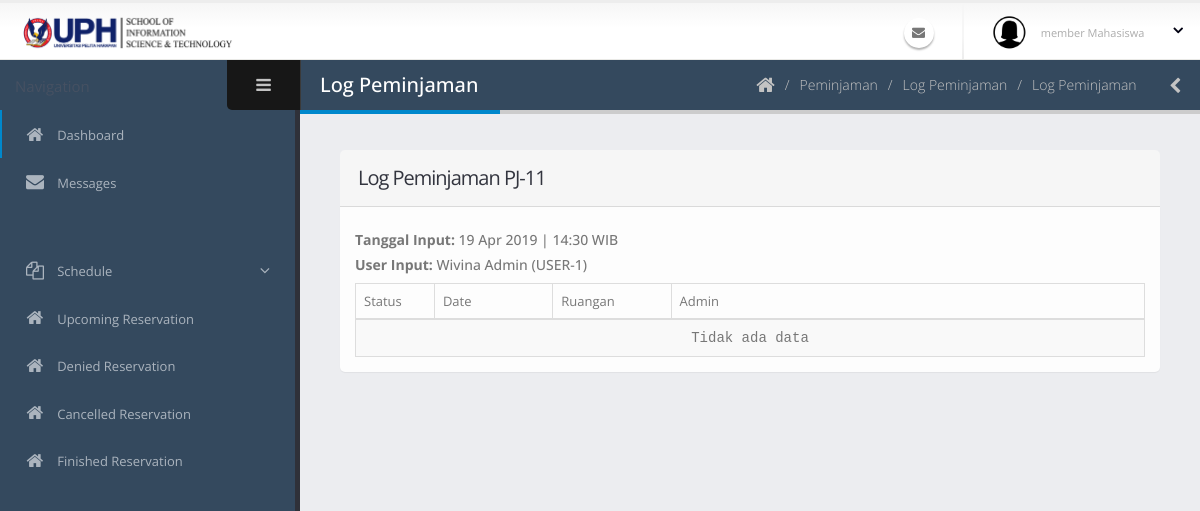
Page /admin/lihatLog.php?id=PJ-11 on the earlier database version.
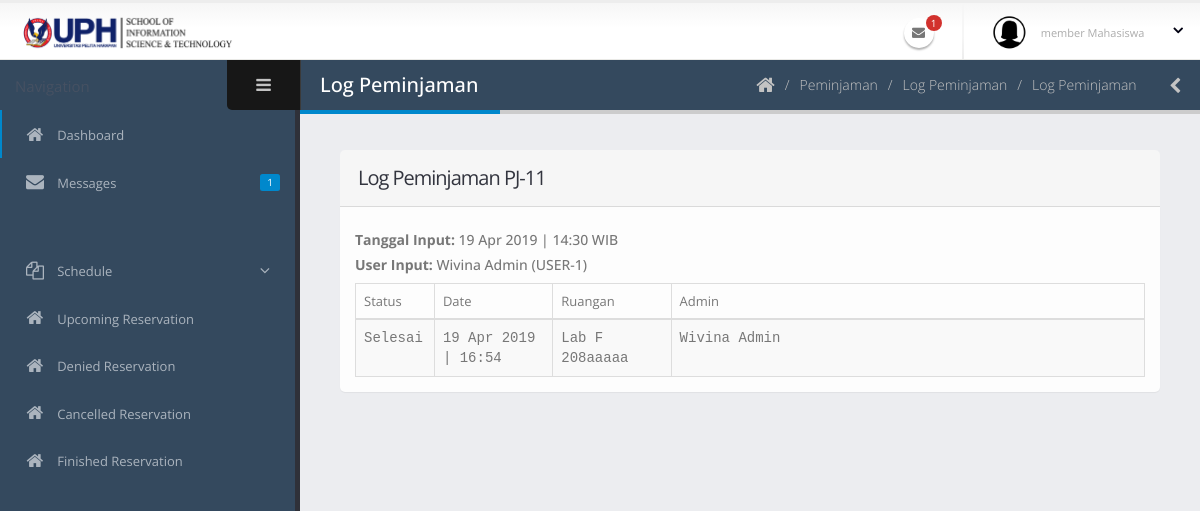
Same page on the later database version.
### tables this page shows
CREATE TABLE `log_peminjaman` (
  `id_logPeminjaman` int(11) NOT NULL,
  `id_peminjaman` varchar(40) NOT NULL COMMENT 'PJ-0',
  `tanggal_peminjaman` date NOT NULL,
  `id_ruangan` varchar(40) NOT NULL,
  `waktu_mulai` time NOT NULL,
  `waktu_selesai` time NOT NULL,
  `id_pengguna` varchar(40) NOT NULL,
  `acara` varchar(70) NOT NULL,
  `jumlah_peserta` int(11) NOT NULL,
  `id_kategoriAcara` int(11) NOT NULL,
  `deskripsi_acara` text NOT NULL,
  `status_peminjaman` int(11) NOT NULL COMMENT '0:TUNGGU APPROVE, 1:APPROVED, 2:SEDANG DIPINJAM, 3:SELESAI, 4:TIDAK APPROVE 5:DIBATALKAN 6:TIMEOUT',
  `user_edit` varchar(40) NOT NULL,
  `waktu_edit` datetime NOT NULL
);

CREATE TABLE `ruangan` (
  `id_ruangan` varchar(40) NOT NULL COMMENT 'R-0',
  `nama_ruangan` varchar(60) NOT NULL,
  `jenis_ruangan` int(11) NOT NULL COMMENT '1:LABORATORY, 2: MEETING ROOM',
  `gedung_lantai` varchar(20) NOT NULL,
  `kapasitas` int(11) NOT NULL,
  `deskripsi` text NOT NULL,
  `user_add` varchar(40) NOT NULL,
  `waktu_add` datetime NOT NULL,
  `user_edit` varchar(40) NOT NULL,
  `waktu_edit` datetime NOT NULL,
  `user_delete` varchar(40) NOT NULL,
  `waktu_delete` datetime NOT NULL,
  `status_delete` int(11) NOT NULL
);

CREATE TABLE `pengguna` (
  `id_pengguna` varchar(40) NOT NULL COMMENT 'USER-0',
  `email` varchar(50) NOT NULL,
  `kata_sandi` text NOT NULL,
  `nama_lengkap` varchar(60) NOT NULL,
  `jenis_kelamin` char(1) NOT NULL,
  `tanggal_lahir` date NOT NULL,
  `alamat` text NOT NULL,
  `no_hp` varchar(20) NOT NULL,
  `tanggal_masuk` date NOT NULL,
  `status_pengguna` int(11) NOT NULL COMMENT '1: SUPER ADMIN, 2: ADMIN, 3: MEMBER DOSEN, 4:MEMBER MAHASISWA',
  `status_daftar` int(11) NOT NULL COMMENT '0 =TIDAK AKTIF, 1=MENUNGGU APPROVE, 2=AKTIF',
  `user_add` varchar(40) NOT NULL,
  `waktu_add` datetime NOT NULL,
  `user_edit` varchar(40) NOT NULL,
  `waktu_edit` datetime NOT NULL,
  `user_delete` varchar(40) NOT NULL,
  `waktu_delete` datetime NOT NULL,
  `status_delete` int(11) NOT NULL
);

### session.php (called while the page is built, shortened)
<?php
$email = $_SESSION['email'];
$password =$_SESSION['password'];
$id = $_SESSION['id'];
?>

### admin/lihatLog.php (the view, shortened to what the changed rows need)
<?php include('../session.php')?>
<?php include('../koneksi.php'); ?>
<?php include('req/head.php');?>
<?php include('req/header.php');?>
<?php include('req/leftbar.php');?>
	<section role="main" class="content-body">
		<header class="page-header">
			<h2>Log Peminjaman</h2>
		</header>
<section class="panel">
    <header class="panel-heading">
    <?php $idpem = $_GET['id']?>
        <h2 class="panel-title">Log Peminjaman <?php echo $_GET['id'] ?></h2>
    </header>
    <div class="panel-body">
    <?php
    $add = mysqli_query($koneksi, "SELECT peminjaman.waktu_add, pengguna.nama_lengkap, pengguna.id_pengguna FROM peminjaman join pengguna on pengguna.id_pengguna=peminjaman.user_add WHERE id_peminjaman='$idpem'");
    $riw = mysqli_fetch_array($add);
    ?>
    <h5><b>User Input:</b> <?php echo $riw['nama_lengkap'] . " (" .$riw['id_pengguna'] . ")" ?></h4>
        <div class="table-responsive">
        <table class="table table-striped table-no-more table-bordered  mb-none">
									<thead>
										<tr>
											<th style="width: 10%"><span class="text-normal text-sm">Status</span></th>
											<th style="width: 15%"><span class="text-normal text-sm">Date</span></th>
                                            <th style="width: 15%"><span class="text-normal text-sm">Ruangan</span></th>
											<th><span class="text-normal text-sm">Admin</span></th>
										</tr>
									</thead>
									<tbody class="log-viewer">
                                    <?php
                                    $query = mysqli_query($koneksi, "SELECT status_peminjaman, log_peminjaman.waktu_edit, ruangan.nama_ruangan, pengguna.nama_lengkap FROM log_peminjaman join pengguna join ruangan on ruangan.id_ruangan = log_peminjaman.id_ruangan AND pengguna.id_pengguna = log_peminjaman.user_edit WHERE id_peminjaman='$idpem' order by log_peminjaman.waktu_edit asc");
                                    if(mysqli_num_rows($query)==0){ ?>
                                        <tr>
                                            <td colspan="4" style="text-align:center">Tidak ada data</td>
                                        </tr>
                                    <?php
                                    }
                                    while($data=mysqli_fetch_array($query)){
                                    ?>
										<tr>
											<td>
                                                <?php
                                                if($data['status_peminjaman']==0){
                                                    $status = "Pending";
                                                }else if($data['status_peminjaman']==1){
                                                    $status = "Diterima";
                                                }else if($data['status_peminjaman']==3){
                                                    $status = "Selesai";
                                                }else if($data['status_peminjaman']==4){
                                                    $status = "Tidak Approve";
                                                }else if($data['status_peminjaman']==5){
                                                    $status = "Dibatalkan";
                                                }else{
                                                    $status = "Time Out";
                                                }
                                                echo $status;
                                                ?>
											</td>
											<td>
                                                <?php
                                                echo date("d M Y | H:i",strtotime($data['waktu_edit'])) ?>
											</td>
                                            <td>
                                                <?php
                                                 echo $data['nama_ruangan'];
                                                ?>
											</td>
											<td>
                                                <?php
                                                 echo $data['nama_lengkap'];
                                                ?>
											</td>
										</tr>
                                    <?php } ?>
									</tbody>
								</table>
        </div>
    </div>
</section>
<?php include('req/endtitle.php');?>
<?php include('req/script.php');?>

### admin/req/header.php (shortened to what the changed rows need)
<section class="body">
	<header class="header">
		<div class="header-right">
			<ul class="notifications">
				<li>
					<a href="#" class="dropdown-toggle notification-icon" data-toggle="dropdown">
						<i class="fa fa-envelope"></i>
						<?php
						$ceknotifmail = mysqli_query($koneksi, "SELECT count(pesan_detail.id_pesanDetail) FROM pesan_detail WHERE pesan_detail.id_penggunaKe ='$id' AND status_pesan='0'");
						$datamail = mysqli_fetch_array($ceknotifmail);
						$jumlah = $datamail['count(pesan_detail.id_pesanDetail)'];
						if($jumlah!=0){
							?>
						<span class="badge"><?php echo
					$jumlah?></span>
						<?php } ?>
					</a>
				</li>
			</ul>
		</div>
	</header>

### admin/req/leftbar.php (shortened to what the changed rows need)
<div class="inner-wrapper">
	<aside id="sidebar-left" class="sidebar-left">
		<div class="nano">
			<div class="nano-content">
				<nav id="menu" class="nav-main" role="navigation">
					<?php
					$query = "SELECT * FROM pengguna WHERE status_delete ='0' AND email='$email' AND kata_sandi='$password'";
					$eksekusi = mysqli_query($koneksi, $query);
					$data = mysqli_fetch_array($eksekusi);
					if($data['status_pengguna']==1){
					?>
					<ul class="nav nav-main">
						<li class="nav-active">
							<a href="index.php">
								<i class="fa fa-home" aria-hidden="true"></i>
								<span>Dashboard</span>
							</a>
						</li>
                        <script type="text/javascript" src="//w.24timezones.com/l.js" async></script>
						<li>
						<a href="pesan.php">
							<?php
							$ceknotifmail = mysqli_query($koneksi, "SELECT count(pesan_detail.id_pesanDetail) FROM pesan_detail WHERE pesan_detail.id_penggunaKe ='$id' AND status_pesan='0'");
							$datamail = mysqli_fetch_array($ceknotifmail);
							$jumlah = $datamail['count(pesan_detail.id_pesanDetail)'];
							if($jumlah!=0){
?>
							<span class="pull-right label label-primary"><?php echo
							$jumlah?></span>
							<?php } ?>
							<i class="fa fa-envelope" aria-hidden="true"></i>
							<span>Messages</span>
						</a>
						</li>
						<li class="nav-parent">
							<a>
								<i class="fa fa-copy" aria-hidden="true"></i>
								<span>Master Data</span>
							</a>
							<ul class="nav nav-children">
								<li>
									<a href="pengguna.php">
										 Users
									</a>
								</li>
								<li>
									<a href="mahasiswa.php">
										 Students
									</a>
								</li>
								<li>
									<a href="">
										 Major &amp; Faculty
									</a>
								</li>
								<li>
									<a href="ruangan.php">
										 Rooms
									</a>
								</li>
								<li>
									<a href="barang.php">
										 Items
									</a>
								</li>
								<li>
									<a href="">
										 Event Category
									</a>
								</li>
							</ul>
						</li>
						<li>
							<a href="memberPending.php">
								<i class="fa fa-home" aria-hidden="true"></i>
								<span>New Member Pending</span>
								<?php
								$ceknotifmail = mysqli_query($koneksi, "SELECT count(pengguna.id_pengguna) FROM pengguna WHERE status_daftar= '1'");
								$datamail = mysqli_fetch_array($ceknotifmail);
								$jumlah = $datamail['count(pengguna.id_pengguna)'];
								if($jumlah!=0){
									?>
									   &nbsp;&nbsp;&nbsp;<span class="badge"><?php echo $jumlah?></span>
									<?php } ?>
							</a>
						</li>
						<hr class="separator" />
						<li class="nav-parent">
							<a>
								<i class="fa fa-copy" aria-hidden="true"></i>
								<span>Schedule</span>
							</a>
							<ul class="nav nav-children">
								<li>
									<a href="jadwalLab.php">
										 Laboratory
									</a>
								</li>
								<li>
									<a href="jadwalMeeting.php">
										 Meeting Room
									</a>
								</li>
							</ul>
						</li>
						<li class="nav-parent">
							<a>
								<i class="fa fa-copy" aria-hidden="true"> </i>
								<span>Pending Reservation </span>
								<?php
								$ceknotifmail = mysqli_query($koneksi, "SELECT count(peminjaman.id_peminjaman) FROM peminjaman WHERE peminjaman.status_peminjaman ='0' or peminjaman.status_peminjaman='5'");
								$datamail = mysqli_fetch_array($ceknotifmail);
								$jumlah = $datamail['count(peminjaman.id_peminjaman)'];
								if($jumlah!=0){
									?>
									   &nbsp;&nbsp;&nbsp;<span class="badge"><?php echo $jumlah?></span>
									<?php } ?>
							</a>
							<ul class="nav nav-children">
								<li>
									<a href="pendingLab.php">
										 Laboratory
										 <?php
								$ceknotifmail = mysqli_query($koneksi, "SELECT count(peminjaman.id_peminjaman) FROM peminjaman join ruangan on ruangan.id_ruangan = peminjaman.id_ruangan WHERE jenis_ruangan= '1' AND (peminjaman.status_peminjaman ='0' or peminjaman.status_peminjaman='5')");
								$datamail = mysqli_fetch_array($ceknotifmail);
								$jumlah = $datamail['count(peminjaman.id_peminjaman)'];
								if($jumlah!=0){
									?>
									   &nbsp;&nbsp;&nbsp;<span class="badge"><?php echo $jumlah?></span>
									<?php } ?>
									</a>
								</li>
								<li>
									<a href="pendingMeeting.php">
										 Meeting Room
										 <?php
								$ceknotifmail = mysqli_query($koneksi, "SELECT count(peminjaman.id_peminjaman) FROM peminjaman join ruangan on ruangan.id_ruangan = peminjaman.id_ruangan WHERE jenis_ruangan= '2' AND (peminjaman.status_peminjaman ='0' or peminjaman.status_peminjaman='5')");
								$datamail = mysqli_fetch_array($ceknotifmail);
								$jumlah = $datamail['count(peminjaman.id_peminjaman)'];
								if($jumlah!=0){
									?>
									   &nbsp;&nbsp;&nbsp;<span class="badge"><?php echo $jumlah?></span>
									<?php } ?>
									</a>
								</li>
							</ul>
						</li>
						<li class="nav-parent">
							<a>
								<i class="fa fa-copy" aria-hidden="true"></i>
								<span>Reservation</span>
							</a>
							<ul class="nav nav-children">
								<li>
									<a href="peminjamanAdminLab.php">
                                        Laboratory
									</a>
								</li>
								<li>
									<a href="peminjamanAdminMeeting.php">
										 Meeting Room
									</a>
								</li>
							</ul>
						</li>
						<li class="nav-parent">
							<a>
								<i class="fa fa-copy" aria-hidden="true"></i>
								<span>Finished Reservation</span>
							</a>
							<ul class="nav nav-children">
								<li>
									<a href="peminjamanAdminSelesaiLab.php">
                                        Laboratory
									</a>
								</li>
								<li>
									<a href="peminjamanAdminSelesaiMeet.php">
										 Meeting Room
									</a>
								</li>
							</ul>
						</li>
						<li>
							<a href="logPeminjaman.php">
								<i class="fa fa-home" aria-hidden="true"></i>
								<span>Reservation Log</span>
							</a>
						</li>
                        <hr class="separator">
                        <li>
							<a href="peminjamanMemberAkanDatang.php">
								<i class="fa fa-home" aria-hidden="true"></i>
								<span>Upcoming Reservation</span>
							</a>
						</li>
						<li>
							<a href="peminjamanMemberDitolak.php">
								<i class="fa fa-home" aria-hidden="true"></i>
								<span>Denied Reservation</span>
							</a>
						</li>
						<li>
							<a href="peminjamanMemberDibatalkan.php">
								<i class=" fa fa-times-circle-o" aria-hidden="true"></i>
								<span>Cancelled Reservation</span>
							</a>
						</li>
						<li>
							<a href="peminjamanMemberSelesai.php">
								<i class=" fa fa-check-circle-o" aria-hidden="true"></i>
								<span>Finished Reservation</span>
							</a>
						</li>
					</ul>
					<?php }else{  ?>
					<ul class="nav nav-main">
						<li>
						<a href="pesan.php">
							<?php
							$ceknotifmail = mysqli_query($koneksi, "SELECT count(pesan_detail.id_pesanDetail) FROM pesan_detail WHERE pesan_detail.id_penggunaKe ='$id' AND status_pesan='0'");
							$datamail = mysqli_fetch_array($ceknotifmail);
							$jumlah = $datamail['count(pesan_detail.id_pesanDetail)'];
							if($jumlah!=0){
?>
							<span class="pull-right label label-primary"><?php echo
							$jumlah?></span>
							<?php } ?>
							<i class="fa fa-envelope" aria-hidden="true"></i>
							<span>Messages</span>
						</a>
						</li>
					</ul>
					<?php } ?>
				</nav>
			</div>
		</div>
	</aside>

Differences in the rows shown:
added log_peminjaman: status_peminjaman "Selesai", waktu_edit "19 Apr 2019 | 16:54", id_ruangan.nama_ruangan "Lab F 208aaaaa", id_pengguna.nama_lengkap "Wivina Admin"
Other differences:
$jumlah: (not shown) → "1"
text no longer shown: "Tidak ada data"
